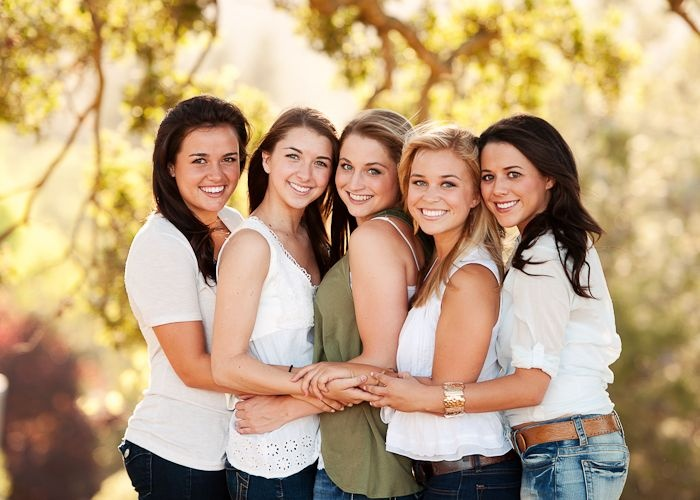
#> input picture Samples/HappyFish_bw.jpg, 700 x 500 px
$ python 'Face & Eyes Recognition (Still).py'
#> lines starting #> are read from the running program, lines starting #| are printed output that depends on the picture; after the words box and inside, x2 and y2 are one past the last pixel; in counts of white or black regions, pixels touching at a corner belong together
# -*- coding: utf-8 -*-
"""
Created on Tue Nov  3 13:31:08 2020

@author: Sourick


@Description:

    Here atfirst you have to find faces.
    after detecting the faces you have to find eyes of these face using given coodinates
"""


import cv2


#Import images
image = cv2.imread("Samples/HappyFish_bw.jpg",-1)
#> image is the input picture: shape (500, 700, 3); mean B, G, R 126.4, 160.8, 187.3

#Add Face and Eyes casecade file
face_casecade = cv2.CascadeClassifier("haarcascade_frontalface_default.xml")
eye_casecade = cv2.CascadeClassifier("haarcascade_eye_tree_eyeglasses.xml")

#Convert Colour image to grayscale
gray = cv2.cvtColor(image, cv2.COLOR_BGR2GRAY)
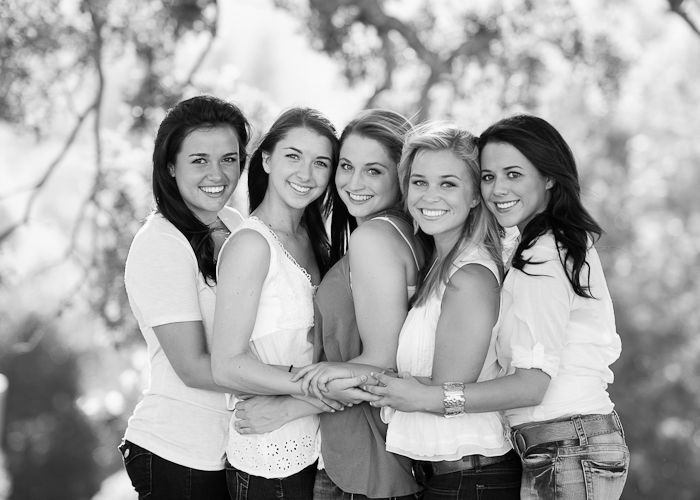
#> gray: shape (500, 700); min 0, max 255, mean 164.8

#Find face
face = face_casecade.detectMultiScale(gray,1.1,4)
#> face = [[326, 142, 70, 70], [171, 129, 81, 81], [270, 132, 71, 71], [470, 147, 74, 74], [395, 153, 78, 78], [112, 344, 67, 67]]

#Display rectangle on detected faces
for (x,y,w,h) in face:
    cv2.rectangle(image, (x,y), (x+w,y+h), (255,0,0))
#> this loop made 6 passes
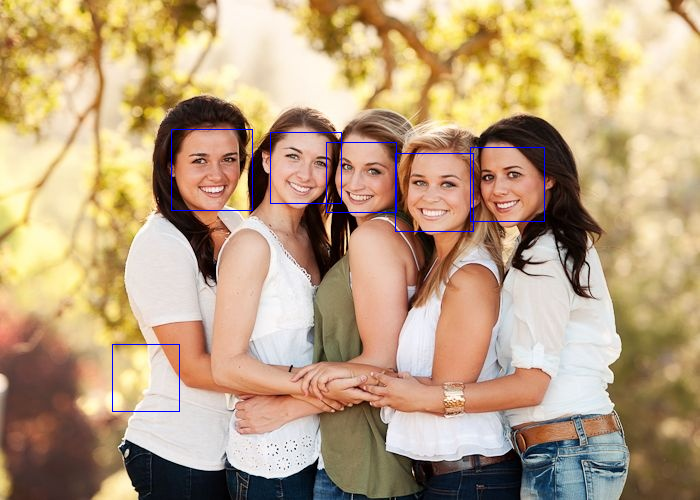
#> image: shape (500, 700, 3); 0.5% of pixels changed, all inside (x1, y1, x2, y2) = (112, 129, 545, 412)


#Store coordinates to find eyes
roi_gray = gray[y:y+h,x:x+w]
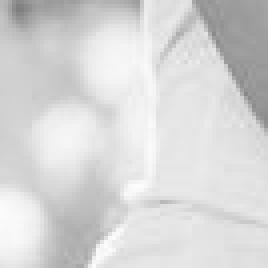
#> roi_gray: shape (67, 67) (shown 4 times larger); min 127, max 252, mean 214.8
roi_frame = image[y:y+h,x:x+w]
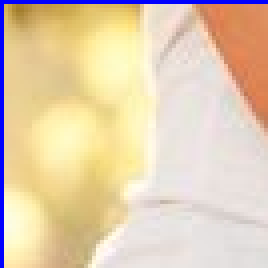
#> roi_frame: shape (67, 67, 3) (shown 4 times larger); mean B, G, R 177, 207.2, 227.5

#Find Eyes
eyes = eye_casecade.detectMultiScale(roi_gray)
#> eyes = ()

for (ex,ey,ew,eh) in eyes:
    cv2.rectangle(roi_frame, (ex,ey), (ex+ew,ey+eh), (0,255,0))
#> this loop made 0 passes

#Display total result
cv2.imshow("Frame",image)

#Hold the window
cv2.waitKey(0)

#Destro the window
cv2.destroyAllWindows()

$ run again, with Samples/image.jpg copied over Samples/HappyFish_bw.jpg
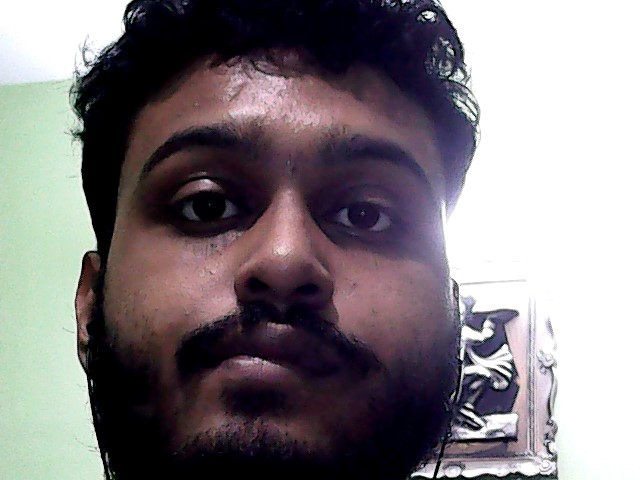
#> input picture Samples/image.jpg, 640 x 480 px
#> image is the input picture: shape (480, 640, 3); mean B, G, R 128.2, 124.2, 130.6
#> face = [[72, 35, 422, 422]]
#> the loop `for (x,y,w,h) in face:` made 1 pass
#> eyes = [[253, 144, 75, 75], [90, 130, 89, 89]]
#> the loop `for (ex,ey,ew,eh) in eyes:` made 2 passes
#> after the loop `for (ex,ey,ew,eh) in eyes:`:
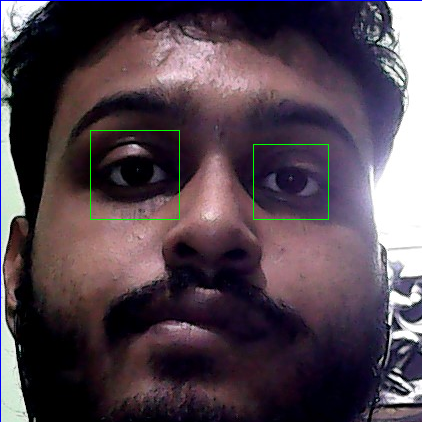
#> roi_frame: shape (422, 422, 3); mean B, G, R 76.6, 66.8, 80.9
#> `cv2.imshow("Frame",image)`:
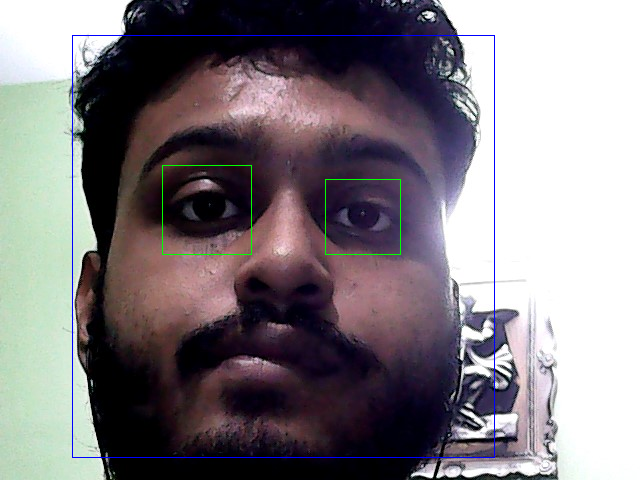
#> window 'Frame': shape (480, 640, 3); mean B, G, R 128.8, 123.9, 129.7
